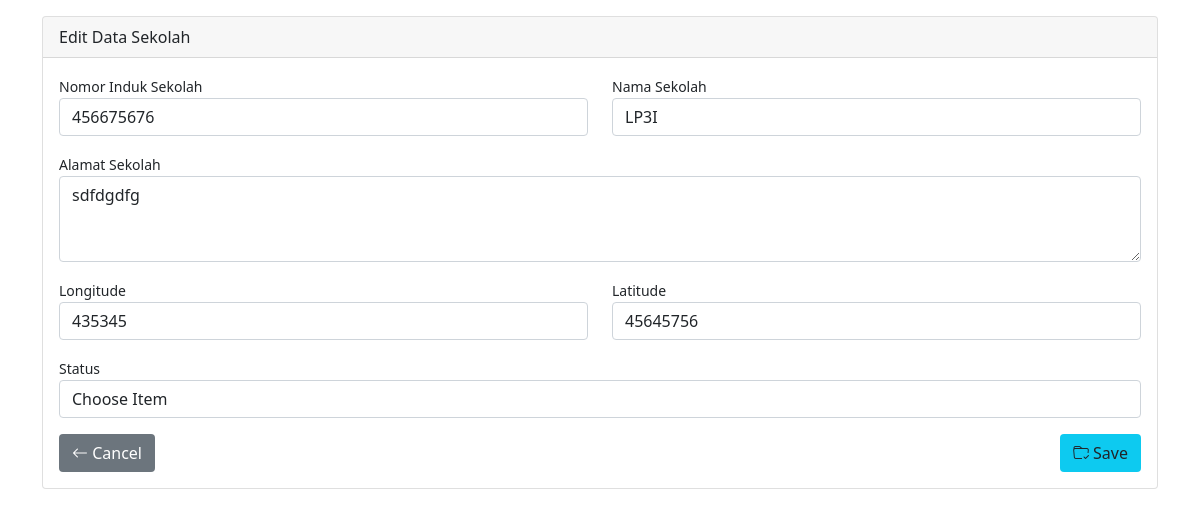
Screenshot of /view/edit.php?id=24 (signed in) with the database file from the repository.
### tables this page shows
CREATE TABLE `sekolah` (
  `id` int(11) NOT NULL,
  `nis` varchar(30) NOT NULL,
  `nama_sekolah` varchar(50) NOT NULL,
  `alamat_sekolah` varchar(80) NOT NULL,
  `longitude` varchar(100) NOT NULL,
  `latitude` varchar(100) NOT NULL,
  `status` varchar(20) NOT NULL
);

### controller/SekolahController.php (called while the page is built, shortened)
<?php
include '../model/SekolahModel.php';
class SekolahController
{
    public $model;
    function __construct()
    {
        $db = new Database();
        $conn = $db->DBConnect();
        $this->model = new SekolahModel($conn);
    }
    function edit()
    {
        $id = $_GET['id'];
        $hasil = $this->model->tampil_data_by_id($id);
        return $hasil;
    }
}

### model/SekolahModel.php (called while the page is built, shortened)
<?php
class SekolahModel
{
    protected $db;
    function __construct($db)
    {
        $this->db = $db;
    }
    function tampil_data_by_id($id = '')
    {
        $row = $this->db->prepare("SELECT * FROM sekolah WHERE id = '$id'");
        $row->execute();
        return $row->fetch();
    }
}

### view/edit.php (the view, shortened to what this page needs)
<?php
include '../controller/SekolahController.php';
$controller = new SekolahController();
$data = $controller->edit();
?>
<!DOCTYPE html>
<html lang="en">
<head>
    <link href="https://cdn.jsdelivr.net/npm/bootstrap@5.0.2/dist/css/bootstrap.min.css" rel="stylesheet">
    <link rel="stylesheet" href="https://cdn.jsdelivr.net/npm/bootstrap-icons@1.6.1/font/bootstrap-icons.css">
</head>
<body>
    <div class="container mt-3">
        <div class="row">
            <div class="col-lg-12">
                <div class="card">
                    <div class="card-header">
                        Edit Data Sekolah
                    </div>
                    <form action="<?= $controller->updateData() ?>" method="post">
                        <div class="card-body">
                            <div class="row">
                                <div class="col-lg-6">
                                    <div class="form-group">
                                        <small>Nomor Induk Sekolah</small>
                                        <input type="number" name="nis" id="nis" class="form-control" placeholder="..." required value="<?= $data['nis'] ?>">
                                    </div>
                                </div>
                                <div class="col-lg-6">
                                    <div class="form-group">
                                        <small>Nama Sekolah</small>
                                        <input type="text" name="nama_sekolah" id="nama_sekolah" class="form-control" placeholder="..." required value="<?= $data['nama_sekolah'] ?>">
                                    </div>
                                </div>
                                <div class="col-lg-12 mt-3">
                                    <div class="form-group">
                                        <small>Alamat Sekolah</small>
                                        <textarea name="alamat_sekolah" id="alamat_sekolah" cols="30" rows="3" class="form-control" placeholder="..." required><?= $data['alamat_sekolah'] ?></textarea>
                                    </div>
                                </div>
                                <div class="col-lg-6 mt-3">
                                    <div class="form-group">
                                        <small>Longitude</small>
                                        <input type="text" name="longitude" id="longitude" class="form-control" placeholder="..." required value="<?= $data['longitude'] ?>">
                                    </div>
                                </div>
                                <div class="col-lg-6 mt-3">
                                    <div class="form-group">
                                        <small>Latitude</small>
                                        <input type="text" name="latitude" id="latitude" class="form-control" placeholder="..." required value="<?= $data['latitude'] ?>">
                                    </div>
                                </div>
                                <div class="col-lg-12 mt-3">
                                    <div class="form-group">
                                        <small>Status</small>
                                        <div class="d-flex">
                                            <select name="status" id="status" class="form-control">
                                                <option>Choose Item</option>
                                            </select>
                                        </div>
                                    </div>
                                </div>
                                <div class="col-lg-12 mt-3">
                                    <a href="content.php" class="btn bg-secondary text-white"><i class="bi bi-arrow-left"></i> Cancel</a>
                                    <div class="form-group float-end">
                                        <button type="submit" name="edit_data" class="btn bg-info"><i class="bi bi-folder-check"></i> Save</button>
                                    </div>
                                </div>
                            </div>
                        </div>
                    </form>
                </div>
            </div>
        </div>
    </div>
</body>
</html>

### rows the page displays
sekolah: nis "456675676", nama_sekolah "LP3I", alamat_sekolah "sdfdgdfg", longitude "435345", latitude "45645756"
